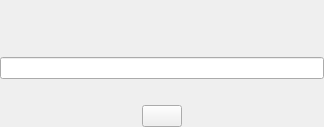
<?xml version="1.0" encoding="UTF-8"?>
<ui version="4.0">
 <class>InputWidget</class>
 <widget class="QWidget" name="InputWidget">
  <property name="geometry">
   <rect>
    <x>0</x>
    <y>0</y>
    <width>324</width>
    <height>127</height>
   </rect>
  </property>
  <property name="sizePolicy">
   <sizepolicy hsizetype="Preferred" vsizetype="Preferred">
    <horstretch>0</horstretch>
    <verstretch>0</verstretch>
   </sizepolicy>
  </property>
  <property name="maximumSize">
   <size>
    <width>16777215</width>
    <height>16777215</height>
   </size>
  </property>
  <property name="windowTitle">
   <string>Form</string>
  </property>
  <property name="styleSheet">
   <string notr="true">QPushButton {
	text-transform: uppercase;
}</string>
  </property>
  <layout class="QVBoxLayout" name="verticalLayout">
   <property name="spacing">
    <number>10</number>
   </property>
   <property name="leftMargin">
    <number>0</number>
   </property>
   <property name="topMargin">
    <number>0</number>
   </property>
   <property name="rightMargin">
    <number>0</number>
   </property>
   <property name="bottomMargin">
    <number>0</number>
   </property>
   <item>
    <layout class="QHBoxLayout" name="horizontalLayout_3">
     <item>
      <widget class="QLabel" name="label_message">
       <property name="sizePolicy">
        <sizepolicy hsizetype="Expanding" vsizetype="Expanding">
         <horstretch>0</horstretch>
         <verstretch>0</verstretch>
        </sizepolicy>
       </property>
       <property name="minimumSize">
        <size>
         <width>0</width>
         <height>0</height>
        </size>
       </property>
       <property name="maximumSize">
        <size>
         <width>16777215</width>
         <height>16777215</height>
        </size>
       </property>
       <property name="text">
        <string/>
       </property>
       <property name="textFormat">
        <enum>Qt::RichText</enum>
       </property>
       <property name="alignment">
        <set>Qt::AlignJustify|Qt::AlignVCenter</set>
       </property>
       <property name="wordWrap">
        <bool>true</bool>
       </property>
      </widget>
     </item>
    </layout>
   </item>
   <item>
    <widget class="QLineEdit" name="line_edit_text"/>
   </item>
   <item>
    <spacer name="verticalSpacer">
     <property name="orientation">
      <enum>Qt::Vertical</enum>
     </property>
     <property name="sizeType">
      <enum>QSizePolicy::Fixed</enum>
     </property>
     <property name="sizeHint" stdset="0">
      <size>
       <width>20</width>
       <height>16</height>
      </size>
     </property>
    </spacer>
   </item>
   <item alignment="Qt::AlignHCenter">
    <widget class="QPushButton" name="button_ok">
     <property name="enabled">
      <bool>true</bool>
     </property>
     <property name="sizePolicy">
      <sizepolicy hsizetype="Expanding" vsizetype="Fixed">
       <horstretch>0</horstretch>
       <verstretch>0</verstretch>
      </sizepolicy>
     </property>
     <property name="maximumSize">
      <size>
       <width>16777215</width>
       <height>16777215</height>
      </size>
     </property>
     <property name="cursor">
      <cursorShape>PointingHandCursor</cursorShape>
     </property>
     <property name="text">
      <string/>
     </property>
    </widget>
   </item>
  </layout>
 </widget>
 <resources/>
 <connections/>
</ui>
